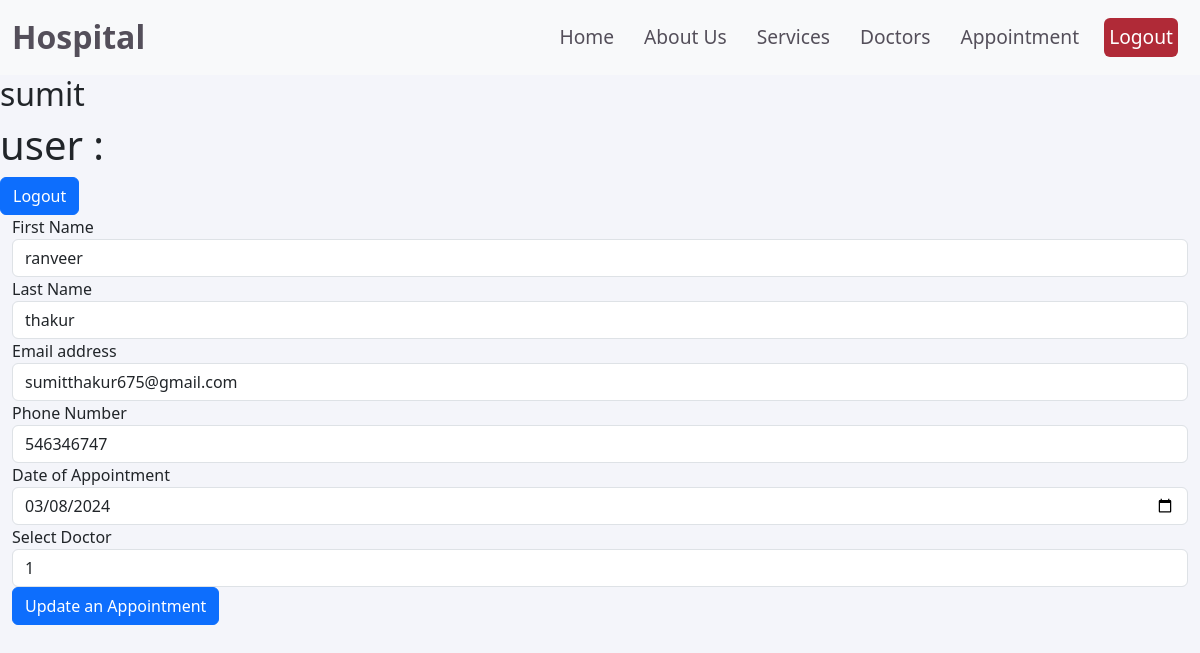
The page /update-appointment/11/ (signed in) on the database its author committed.
### appointment/models.py (models this page shows)
class Appointment(models.Model):
    first_name=models.CharField(max_length=100)
    last_name=models.CharField(max_length=100)
    email = models.EmailField()
    phone_number = models.CharField(max_length=10)  # You can adjust the max_length based on your requirements
    date_of_appointment = models.DateField(null=True)
    doctor = models.CharField(max_length=100)

### appointment/views.py (the view, shortened to what this page needs)
# urls.py: path('update-appointment/<id>/',update_appointment,name="update-appointment"),
def update_appointment(request, id):
    appointments = get_object_or_404(Appointment, id=id)
    return render(request, 'update_appointment.html', {'appointments': appointments})

### appointment/templates/update_appointment.html (shortened to what this page needs)
{%extends 'layouts/base.html'%}
{%block content%}
<h2>sumit</h2>
<h1>user : {{ request.user.first_name }}</h1>
<a href="/logout/" class="btn btn-primary">Logout</a>
<div class="container-fluid" method="post">
    <form class="col 80" method="post" action="{% url 'update-appointment' appointments.id %}">
        <div class=" form-group">
            <label for="exampleFormControlInput1">First Name</label>
            <input type="text" class="form-control" id="exampleFormControlInput1" placeholder="First Name"
                value="{{appointments.first_name}}" name="first_name">
        </div>
        <div class="form-group">
            <label for="exampleFormControlInput1">Last Name</label>
            <input type="text" class="form-control" id="exampleFormControlInput1" placeholder="Last Name"
                value="{{appointments.last_name}}" name="last_name">
        </div>
        <div class="form-group">
            <label for="exampleFormControlInput1">Email address</label>
            <input type="email" class="form-control" id="exampleFormControlInput1" placeholder="name@example.com"
                value="{{appointments.email}}" name="email">
        </div>
        <div class="form-group">
            <label for="exampleFormControlInput1">Phone Number</label>
            <input type="text" class="form-control" id="exampleFormControlInput1" placeholder="phone_number"
                value="{{appointments.phone_number}}" name="phone_number">
        </div>
        <div class="form-group">
            <label for="exampleFormControlInput1">Date of Appointment</label>
            <input type="date" class="form-control" id="exampleFormControlInput1" min="1900-01-01"
                name="date_of_appointment" value="{{ appointments.date_of_appointment|date:'Y-m-d' }}"
                placeholder="Date of Appointment">
        </div>
        <div class="form-group">
            <label for="exampleFormControlSelect1">Select Doctor</label>
            <select class="form-control" id="exampleFormControlSelect1" name="doctor" value="{{appointments.doctor}}">
                <option>1</option>
            </select>
        </div>
        <button type="submit" class="btn btn-primary ">Update an Appointment</button>
    </form>
</div>
{%endblock%}

### home/static/style.css (style rules this page uses)
body { background-color: #F4F5FA; overflow-x: hidden; }

### rows shown on the page
Appointment: first_name "ranveer", last_name "thakur", email "sumitthakur675@gmail.com", phone_number "546346747", date_of_appointment "03/08/2024", doctor "1"
